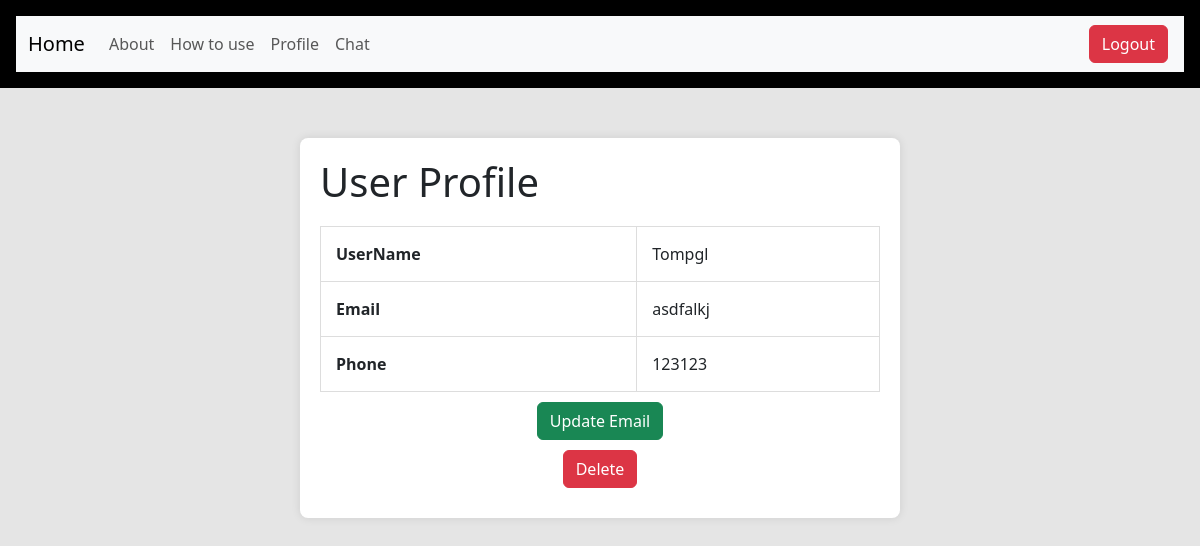
/profile (signed in), run on an earlier commit of the app's database.
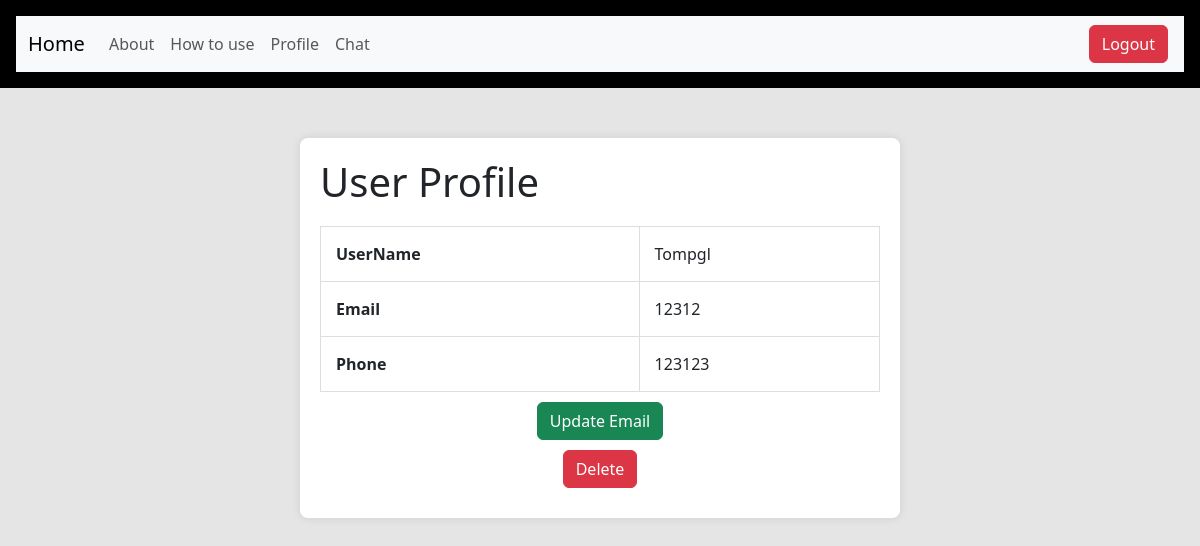
And on a later commit of the database.
### database.py (models this page shows)
class User(db.Model, UserMixin):
    id = db.Column(db.Integer, primary_key=True)
    username = db.Column(db.String(20), nullable=False, unique=True)
    password = db.Column(db.String(80), nullable=False)
    email = db.Column(db.String(80), nullable=True)
    phoneNumber = db.Column(db.String(15), nullable = True)

### app1.py (the view)
@app.route('/profile')
@login_required  # Ensure the user is logged in to access the profile
def profile():
    return render_template('profile.html', user=current_user)

### app1.py (called while the page is built)
@login_manager.user_loader
def load_user(user_id):
    return User.query.get(int(user_id))

### templates/profile.html (shortened to what this page needs)
<!DOCTYPE html>
<html lang="en">
<head>
    <link href="https://cdn.jsdelivr.net/npm/bootstrap@5.3.2/dist/css/bootstrap.min.css" rel="stylesheet"
>
</head>
<body>
    <div class="p-3 mb-2 bg-black text-white">
        <nav class="navbar navbar-expand-lg bg-body-tertiary">
            <div class="container-fluid">
                <a class="navbar-brand" href="/dashboard">Home</a>
                <div class="collapse navbar-collapse" id="navbarSupportedContent">
                    <ul class="navbar-nav me-auto mb-2 mb-lg-0">
                        <li class="nav-item">
                            <a class="nav-link" href="{{ url_for('about') }}">About</a>
                        </li>
                        <li class="nav-item">
                            <a class="nav-link" href="{{ url_for('use') }}">How to use</a>
                        </li>
                        <li class="nav-item">
                            <a class="nav-link" href="{{ url_for('profile') }}">Profile</a>
                        </li>
                        <li class="nav-item">
                            <a class="nav-link" href="{{ url_for('chat') }}">Chat</a>
                        </li>
                    </ul>
                    <div class="d-flex" role="search">
                        <a href="{{ url_for('logout') }}" class="btn btn-danger mx-1">Logout</a>
                    </div>
                </div>
            </div>
        </div>
    <div class="profile-container">
        <h1>User Profile</h1>
        <table>
            <tr>
                <td><strong>UserName</strong></td>
                <td>{{ user.username }}</td>
            </tr>
            <tr>
                <td><strong>Email</strong></td>
                <td>{{ user.email }}</td>
            </tr>
            <tr>
                <td><strong>Phone</strong></td>
                <td>{{ user.phoneNumber }}</td>
            </tr>
        </table>
        <div class="button-container text-center">        <a href="{{ url_for('update_email_form') }}" class="btn btn-success">Update Email</a>
        </div>
<div class="button-container text-center">        <form method="post" action="{{ url_for('delete_user', username=user.username) }}">
            <button type="submit" class="btn btn-danger">Delete</button>
        </div>
    </div>
</body>
</html>

What changed in the data, as far as the page shows it:
changed User "Tompgl": email "asdfalkj" → "12312"
